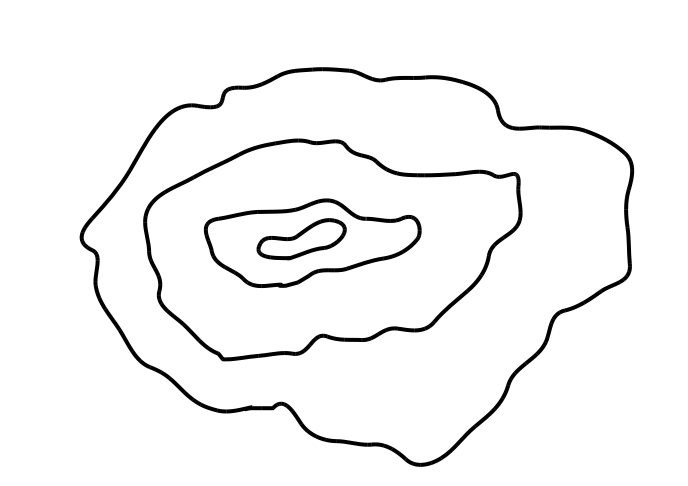
//> input picture tk1.jpg, 1376 x 971 px, given in place of rinkaku_simple.png, which was not available (shown at 1/2 size)
$ ./ver1   (built with g++ and OpenCV 4)
//> lines starting //> are read from the running program, lines starting //| are printed output that depends on the picture; after the words box and inside, x2 and y2 are one past the last pixel; in counts of white or black regions, pixels touching at a corner belong together; pictures that were not available may be replaced by others from this repository, and a replacement may not be noted
using namespace std;
#include <opencv2/opencv.hpp>
#include <stdio.h>
#include <cv.h>
#include <highgui.h>

#define FLAG 1

const char *preset_file = "rinkaku_simple.png";
void printContours(vector< vector<cv::Point> > contours);
void cvProcess(cv::Mat &input, cv::Mat &BinaryImage, cv::Mat &contoursOnly, vector<vector<cv::Point> > contours,vector<cv::Vec4i> hierarchy);
void createBinaryImage(cv::Mat &input, cv::Mat &output);
void createContoursImage(cv::Mat &img, vector< vector<cv::Point> > contours,vector<cv::Vec4i> hierarchy);
void convertColorToGray(cv::Mat &input, cv::Mat &processed);

int main(int argc, char *argv[]){
  cv::Mat input, gray, binaryImage, processed, contoursOnly;
  vector<vector<cv::Point> > contours;
  vector<cv::Vec4i> hierarchy;

  cvProcess(input, binaryImage, contoursOnly, contours, hierarchy);

  return 0;
}

void cvProcess(cv::Mat &input, cv::Mat &binaryImage, cv::Mat &contoursOnly, vector<vector<cv::Point> > contours,vector<cv::Vec4i> hierarchy){
  cv::Mat gray,processed;
  input = cv::imread(preset_file, 1);
//> input is the input picture: 971 rows x 1376 cols, CV_8UC3; min 0, max 255, mean 245.2
  if(input.empty()){
    fprintf(stderr, "cannot open %s\n", preset_file);
    exit(0);
  }

  cv::resize(input, input, cv::Size(), 0.5, 0.5,CV_INTER_NN);
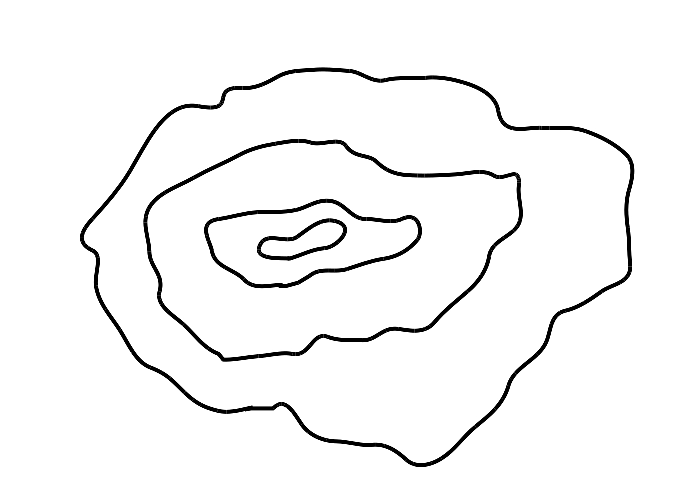
//> input: 486 rows x 688 cols, CV_8UC3; min 0, max 255, mean 245.2
  convertColorToGray(input, gray);
  createBinaryImage(gray, binaryImage);

  processed = binaryImage.clone();
  cv::findContours(processed, contours, hierarchy, CV_RETR_TREE, CV_CHAIN_APPROX_NONE);
  // [8 lines of commented-out code are left out]
  contoursOnly= input.clone();
  createContoursImage(contoursOnly, contours, hierarchy);

  cv::namedWindow("original image", 1);
  cv::namedWindow("BynaryImage", 1);
  cv::namedWindow("ContourImage", 1);

  cv::imshow("original image", input);
  cv::imshow("BynaryImage", binaryImage);
  cv::imshow("ContourImage", contoursOnly);

  printf("contours size : %ld\n",contours.size());
  printf("hierarchy size :%ld\n",hierarchy.size());
  cv::waitKey(0);


  cv::imwrite("processed.jpg", contoursOnly);
}

void convertColorToGray(cv::Mat &input, cv::Mat &processed){
  cv::Mat temp;
  vector<cv::Mat> planes;
  cv::cvtColor(input, temp, CV_BGR2YCrCb);
//> temp: 486 rows x 688 cols, CV_8UC3; mean of channels 0, 1, 2 245.2, 128, 128
  cv::split(temp, planes);
//> planes[1]: 486 rows x 688 cols, CV_8UC1; every value is 128
  processed = planes[0];
}

void createBinaryImage(cv::Mat &input, cv::Mat &output){
  const double threshold =10;
  const double maxValue =255.0;
  cv::threshold(input, output, threshold, maxValue, CV_THRESH_BINARY);
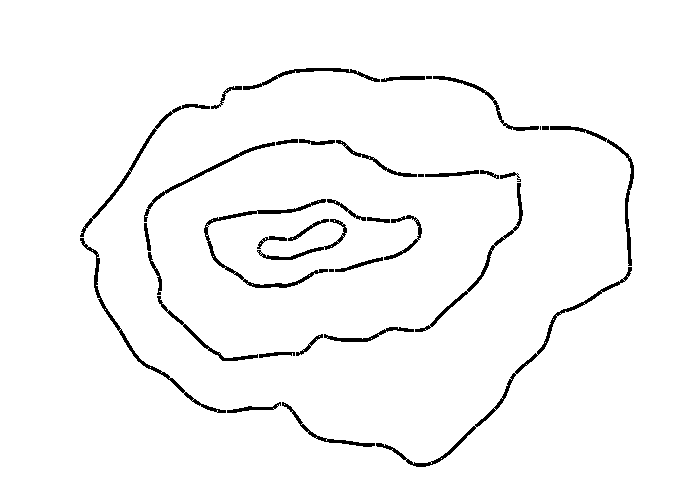
//> output: 486 rows x 688 cols, CV_8UC1; 96.8% white; 37 black regions (4 under 20 px), largest, box (x1, y1, x2, y2) and area: (376, 267, 632, 467) 1189, (204, 199, 328, 288) 983, (80, 238, 226, 413) 827
  output = ~output;
//> output: 486 rows x 688 cols, CV_8UC1; 3.2% white; 37 white regions (4 under 20 px)
//> in cvProcess, `cv::findContours(processed, contours, hierarchy, CV_RETR_TREE, CV_CHAI..`: contours = 174 contours, 142 with area under 20; largest, box (x1, y1, x2, y2) and area: (376, 267, 632, 467) 904, (204, 199, 328, 288) 720, (80, 238, 226, 413) 620, (415, 183, 523, 332) 498, (80, 104, 210, 237) 496
}

void createContoursImage(cv::Mat &img, vector< vector<cv::Point> > contours, vector<cv::Vec4i> hierarchy){
  cv::Scalar color[3]={cv::Scalar(255,0,0),cv::Scalar(0,255,0),cv::Scalar(0,0,255)};

  int idx=0;
  for(;idx<contours.size();idx++){
    drawContours(img, contours,idx,color[idx%3],5,8,hierarchy,0);
  }
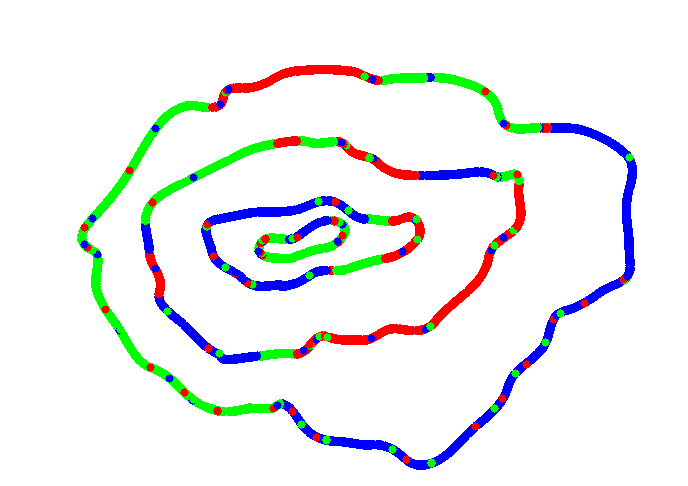
//> img: 486 rows x 688 cols, CV_8UC3; 8.87% of pixels changed, all inside (x1, y1, x2, y2) = (77, 65, 637, 470)
//> after the loop, idx = 174
//| contours size : 174
//| hierarchy size :174
//> in main, `cvProcess(input, binaryImage, contoursOnly, contours, hierarchy);`: contours = 0 contours
}


void printContours(vector< vector<cv::Point> > contours){
  int i,j;
  for(i=0;i<contours.size();i++){
    for(j=0;j<contours.at(i).size();j++){
      printf("(%d,%d)=%f,%f\n",i,j,contours.at(i).at(j).x,contours.at(i).at(j).y);
    }
  }
}

$ run again, on tk3.jpg
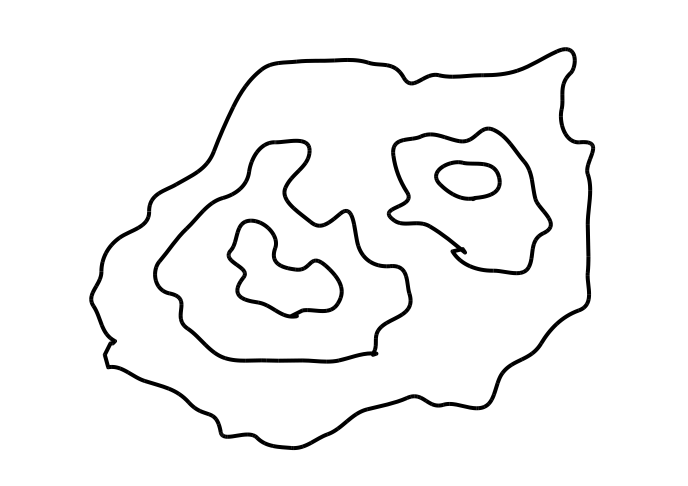
//> input picture tk3.jpg, 1376 x 971 px, given in place of rinkaku_simple.png, which was not available (shown at 1/2 size)
//> in cvProcess, input is the input picture: 971 rows x 1376 cols, CV_8UC3; min 0, max 255, mean 244.6
//> input: 486 rows x 688 cols, CV_8UC3
//> temp: 486 rows x 688 cols, CV_8UC3; mean of channels 0, 1, 2 244.6, 128, 128
//> in createBinaryImage, `cv::threshold(input, output, threshold, maxValue, CV_THRESH_BINARY);`:
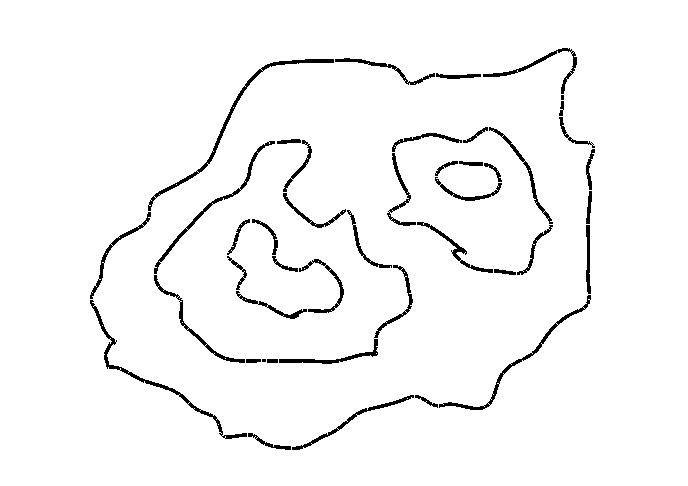
//> output: 486 rows x 688 cols, CV_8UC1; 96.6% white; 44 black regions (2 under 20 px), largest, box (x1, y1, x2, y2) and area: (148, 59, 334, 211) 912, (90, 300, 247, 439) 813, (439, 295, 591, 410) 686
//> in cvProcess, `cv::findContours(processed, contours, hierarchy, CV_RETR_TREE, CV_CHAI..`: contours = 258 contours, 216 with area under 20; largest, box (x1, y1, x2, y2) and area: (148, 59, 334, 211) 691, (90, 300, 247, 439) 598, (439, 295, 591, 410) 518, (154, 141, 275, 274) 470, (154, 275, 245, 363) 347
//> after the loop in createContoursImage, `for(;idx<contours.size();idx++)`:
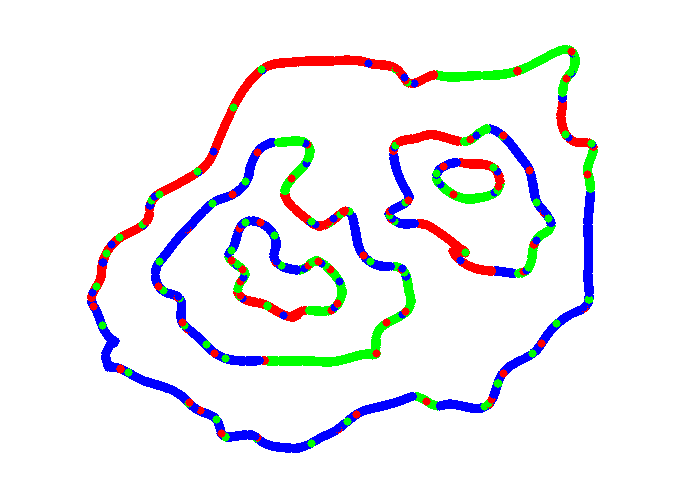
//> img: 486 rows x 688 cols, CV_8UC3; mean B, G, R 241.1, 237.8, 238.1
//> after the loop in createContoursImage, `for(;idx<contours.size();idx++)`: idx = 258
//| contours size : 258
//| hierarchy size :258
//> `cvProcess(input, binaryImage, contoursOnly, contours, hierarchy);`: contours = 0 contours
